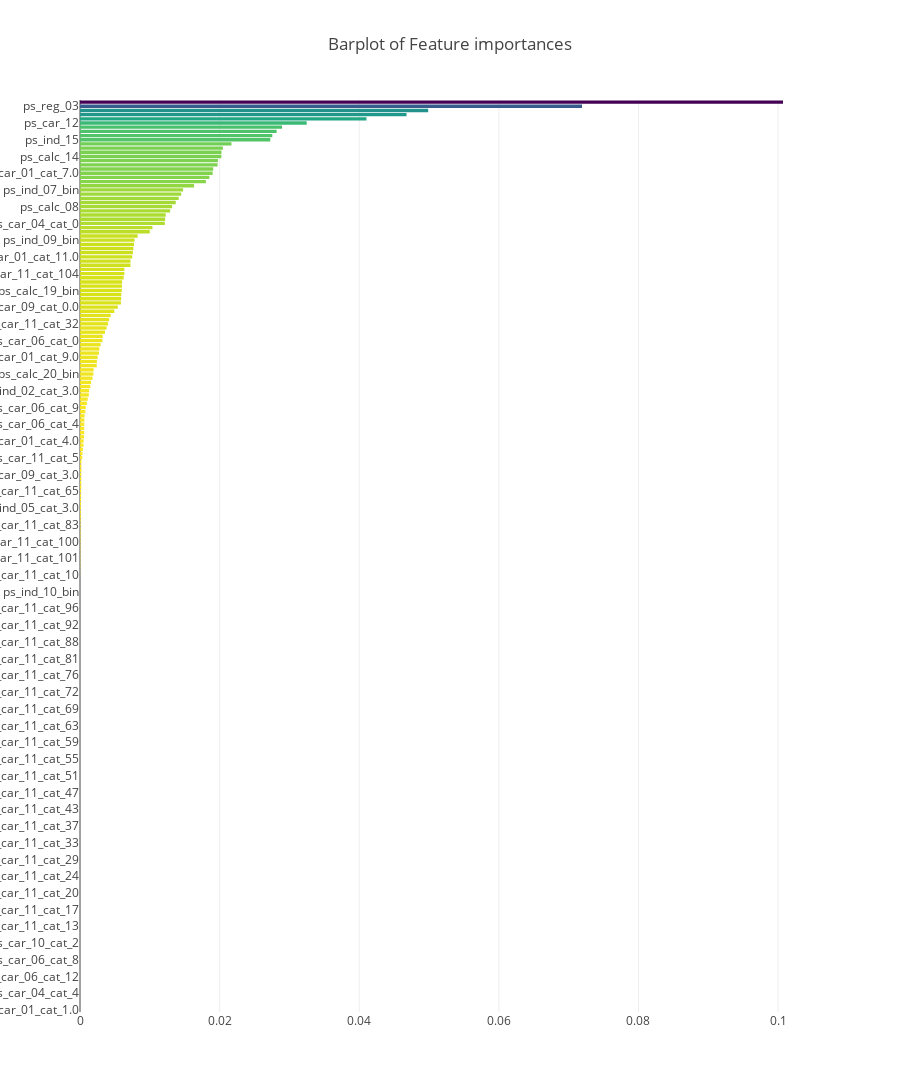

Notebook source saved alongside this figure:
### Code cell
import plotly.offline as py
py.init_notebook_mode(connected=True)
import plotly.graph_objs as go
import plotly.tools as tls

features = X_train.columns.values
x, y = (list(x) for x in zip(*sorted(zip(RF_model_cat.feature_importances_, features), 
                                                            reverse = False)))
trace2 = go.Bar(
    x=x ,
    y=y,
    marker=dict(
        color=x,
        colorscale = 'Viridis',
        reversescale = True
    ),
    name='Random Forest Feature importance',
    orientation='h',
)

layout = dict(
    title='Barplot of Feature importances',
     width = 900, height = 2000,
    yaxis=dict(
        showgrid=False,
        showline=False,
        showticklabels=True,
#         domain=[0, 0.85],
    ))

fig1 = go.Figure(data=[trace2])
fig1['layout'].update(layout)
py.iplot(fig1, filename='plots')

### Figure 1 — Plotly figure (JSON) as saved in the notebook; plotly's stock layout.template omitted (floating-point values rounded to 4 significant figures; data arrays with more than 128 entries replaced by an {"elided": "..."} marker saying what was removed)
{"data": [{"marker": {"color": {"elided": "218 float values"}, "colorscale": "Viridis", "reversescale": true}, "name": "Random Forest Feature importance", "orientation": "h", "type": "bar", "x": {"elided": "218 float values"}, "y": {"elided": "218 str values"}}], "layout": {"height": 2000, "title": "Barplot of Feature importances", "width": 900, "yaxis": {"showgrid": false, "showline": false, "showticklabels": true}}}
